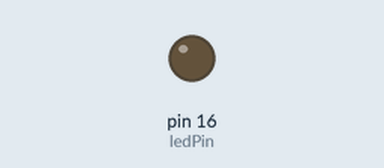
This sketch was run on a simulated Arduino Uno, built with avr-gcc and run on an emulated ATmega328P. Shown: output pins drawn as LEDs (lit = HIGH). What the sketch prints to the serial monitor is not drawn.

Above: at 0.1 s.
At 120.3 s:
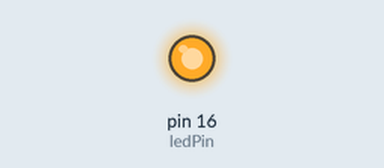
Timing chart, 0 to 121.8 s (numbered marks = the images above):
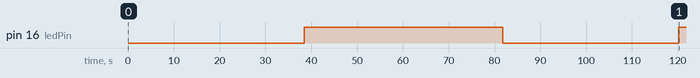

Measured:
- by itself, pin 16 (ledPin): LOW → HIGH at 38.4 s, → LOW 43.4 s later, → HIGH 38.4 s later

The sketch:

analog_blink_led.ino
```cpp
#define ledPin 16


void setup() {
  // put your setup code here, to run once:
  Serial.begin(115200);
  Serial.println("-------------- Serial communication started --------------- ");
  pinMode(ledPin, OUTPUT);
}

int count = 0;
void loop() {
  // put your main code here, to run repeatedly:

  for(count = 0; count <= 255; count++) {
    Serial.print(" ");
    Serial.print(count);
    analogWrite(ledPin, count);
    delay(300);
  }

  delay(5000);
}
```
